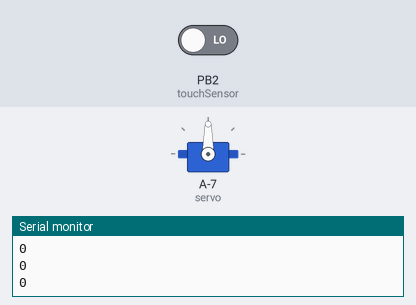
A sketch run on a simulated ATtiny85, built with avr-gcc and run on an emulated ATtiny85. On the bench: servo, the last lines printed to the serial monitor. The test bench sets the inputs (shaded band); at power-on: PB2 (touchSensor) LOW.

Above: at 2.8 s.
2.9 s: PB2 (touchSensor) driven HIGH
At 4.8 s:
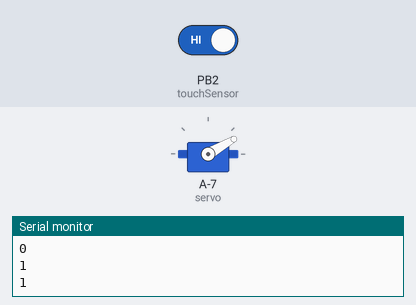
7.0 s: PB2 (touchSensor) driven LOW
At 7.5 s:
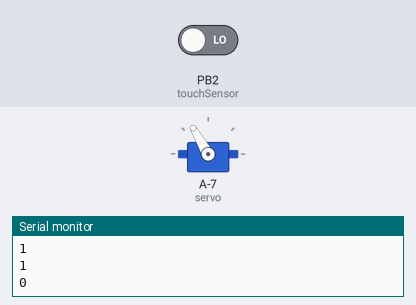
8.5 s: PB2 (touchSensor) driven HIGH
At 11.8 s:
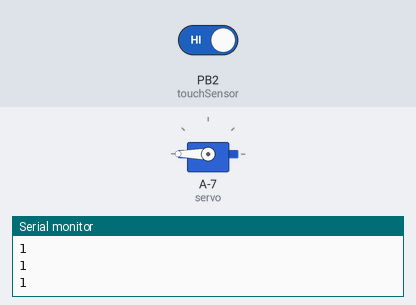
Timing chart, 0 to 25.5 s (numbered marks = the images above; inputs shaded):
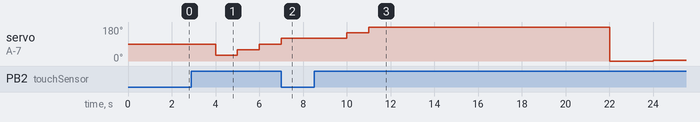

The sketch:

ex14_touch_motor.ino
```cpp
// 주황 : 데이터 핀
// 빨강 : VCC
// 갈색 : GND

#include <Servo.h>

#define touchSensor 2

Servo servo;

int value = 0;

void setup() {
  servo.attach(7);
  pinMode(touchSensor, INPUT);
  Serial.begin(9600);
}

// Serial.available 사용 시 No Line Ending 으로 설정해야 정상적인 테스트 가능

void loop() {
    // 터치가 됐을 경우 모터 회전
    int touchYn = digitalRead(touchSensor);
    Serial.println(touchYn);
    delay(1000);
    if(touchYn == 1){
      value += 30;
      servo.write(value);
    }
/*
  if(Serial.available()) {
    char in_data;
    in_data = Serial.read();
    if(in_data == '1'){
      value += 30;
      if(value == 210){
        value = 0;
      }
    } else {
      value = 0;
    }
    servo.write(value);
  }
  */
}
```

Measured:
- after the input at 2.9 s, servo on A-7 (servo): 90° → 30° after 1.1 s, → 60° 1.0 s later, → 90° 1.0 s later
- after the input at 7.0 s, servo on A-7 (servo): goes on until 7.0 s, then stays 120°
- after the input at 8.5 s, servo on A-7 (servo): 120° → 150° after 1.5 s, → 180° 1.0 s later, → 0° 11.0 s later, → 3° 2.0 s later, … (5 changes in this stretch)
